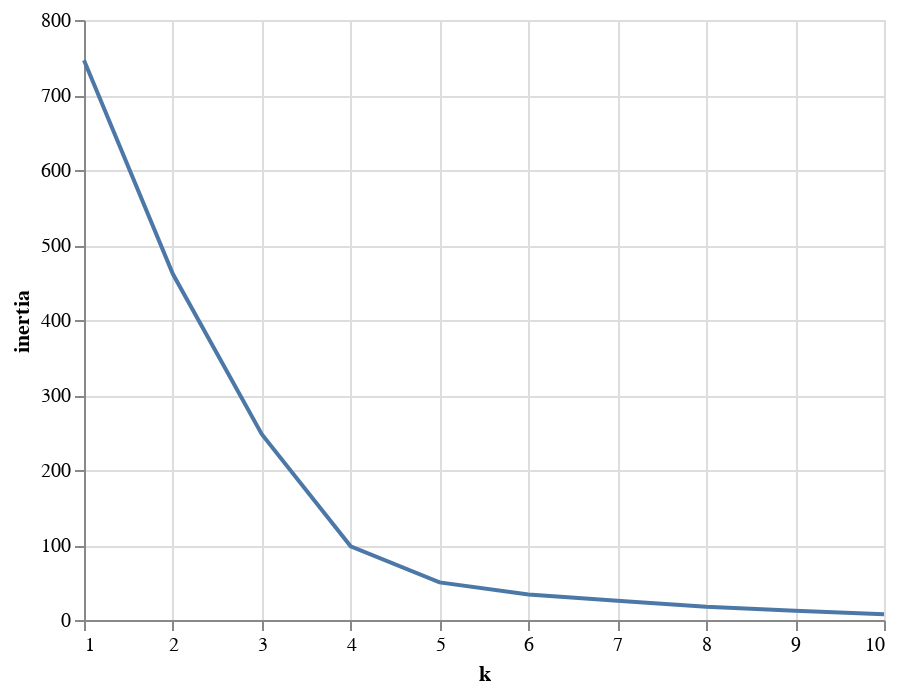

Here is the notebook cell this chart was saved with:
### Markdown cell above
### Clustering Crytocurrencies Using K-Means

#### Find the Best Value for `k` Using the Elbow Curve

### Code cell
inertia = []
k = list(range(1, 11))

# Calculate the inertia for the range of k values
for i in k:
    km = KMeans(n_clusters=i, random_state=6)
    km.fit(pca_df)
    inertia.append(km.inertia_)

# Create the Elbow Curve using hvPlot
elbow_data = {'k': k, 'inertia': inertia}
elbow_df = pd.DataFrame(elbow_data)
alt.Chart(elbow_df).mark_line().encode(x='k', y='inertia')

### Figure 1 — Vega-Lite specification as saved in the notebook (floating-point values rounded to 4 significant figures)
{"config": {"view": {"continuousWidth": 400, "continuousHeight": 300}}, "data": {"name": "data-76072a2b24a44c82d561a1ba6e8d0df2"}, "mark": "line", "encoding": {"x": {"type": "quantitative", "field": "k"}, "y": {"type": "quantitative", "field": "inertia"}}, "$schema": "https://vega.github.io/schema/vega-lite/v4.8.1.json", "datasets": {"data-76072a2b24a44c82d561a1ba6e8d0df2": [{"k": 1, "inertia": 746.2}, {"k": 2, "inertia": 461.2}, {"k": 3, "inertia": 247.7}, {"k": 4, "inertia": 98.2}, {"k": 5, "inertia": 50.18}, {"k": 6, "inertia": 34.14}, {"k": 7, "inertia": 25.78}, {"k": 8, "inertia": 17.53}, {"k": 9, "inertia": 12.3}, {"k": 10, "inertia": 7.778}]}}
